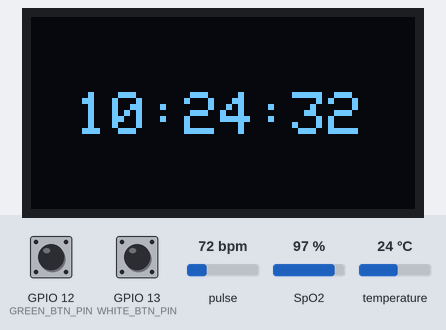
The sketch below on a simulated ESP32. Parts: 128×64 one-colour display. The test bench sets the inputs (shaded band); at power-on: GPIO 12 (GREEN_BTN_PIN) HIGH, GPIO 13 (WHITE_BTN_PIN) HIGH, pulse 72 bpm, SpO2 97 %, temperature 24 °C. WiFi joins after 1.5 s; servers stay silent unless stated; network time is answered at once with the bench clock; the local clock reads 2024-03-15 10:24:30 at power-on unless the sketch sets it; what the sketch prints to the serial monitor is not drawn.

Above: at 2.8 s.
2.9 s: GPIO 12 (GREEN_BTN_PIN) pulled LOW for 0.2 s
At 4.2 s:
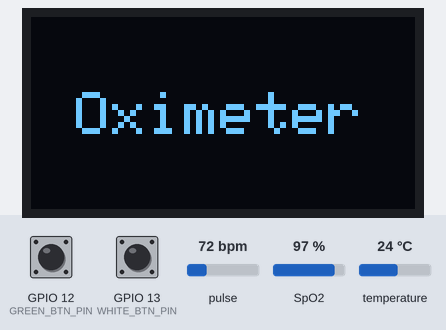
4.6 s: GPIO 13 (WHITE_BTN_PIN) pulled LOW for 0.2 s
At 6.4 s:
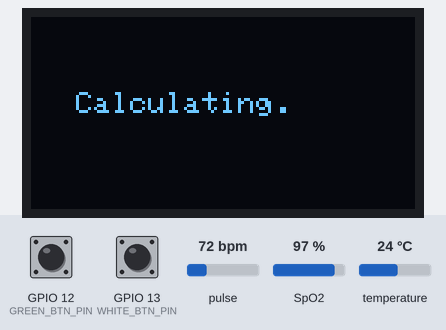
At 56.0 s:
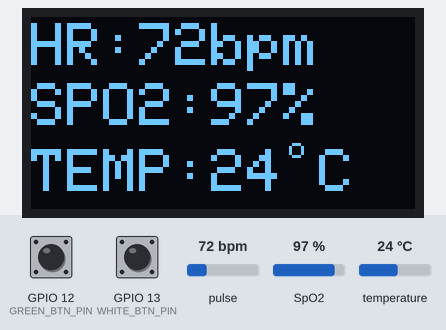
Timing chart, 0 to 56.9 s (numbered marks = the images above; inputs shaded):
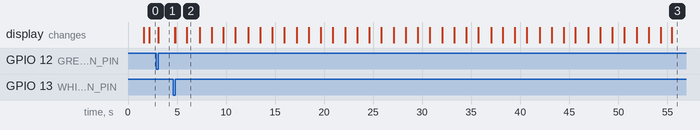

Measured:
- after the input at 2.9 s, the display: first differs from a run without the input after 0.19 s (image 1)
- after the input at 4.6 s, the display: first changes after 0.18 s (image 2 shows a later state)

The sketch:

main.ino
```cpp
#include <SPI.h>
#include <Wire.h>
#include <Adafruit_GFX.h>
#include <Adafruit_SSD1306.h>
#include "MAX30105.h"
#include "heartRate.h"
#include "spo2_algorithm.h"
#include <NTPClient.h>
#include <WiFi.h>
#include <WiFiUdp.h>
#include <PicoEspTime.h>

#define SCREEN_WIDTH 128
#define SCREEN_HEIGHT 64
#define OLED_RESET -1
#define SCREEN_ADDRESS 0x3C

#define GREEN_BTN_PIN 12
#define WHITE_BTN_PIN 13

#define MAX_BRIGHTNESS 255

#define SSID "CVSTUNNER"
#define PSK "12345678912"

const byte RATE_SIZE = 4;
byte rates[RATE_SIZE];
byte rateSpot = 0;
long lastBeat = 0;

float beatsPerMinute;
int beatAvg;

uint32_t irBuffer[500];
uint32_t redBuffer[500];

int32_t bufferLength;
int32_t spo2;
int8_t validSPO2;
int32_t heartRate;
int8_t validHeartRate;

byte ledBrightness = 0x1F;  //Options: 0=Off to 255=50mA
byte sampleAverage = 4;     //Options: 1, 2, 4, 8, 16, 32
byte ledMode = 3;           //Options: 1 = Red only, 2 = Red + IR, 3 = Red + IR + Green
int sampleRate = 1000;      //Options: 50, 100, 200, 400, 800, 1000, 1600, 3200
int pulseWidth = 411;       //Options: 69, 118, 215, 411
int adcRange = 16384;        //Options:[0] 2048, 4096, 8192, 16384

int page_flag = 0;
int task_status = 0;
int wifi_status = -1;

unsigned int localPort = 8888;
char packetBuffer[UDP_TX_PACKET_MAX_SIZE + 1];
char ReplyBuffer[] = "acknowledged\r\n";

uint32_t lastTime;

Adafruit_SSD1306 display(SCREEN_WIDTH, SCREEN_HEIGHT, &Wire, OLED_RESET);
MAX30105 particleSensor;

PicoEspTime rtc;
WiFiUDP ntpUDP;
NTPClient timeClient(ntpUDP);

void setup() {
  Serial.begin(9600);
  if (!display.begin(SSD1306_SWITCHCAPVCC, SCREEN_ADDRESS)) {
    Serial.println(F("SSD1306 allocation failed"));
    for (;;)
      ;
  }
  if (!particleSensor.begin(Wire1, I2C_SPEED_FAST))  //Use default I2C port, 400kHz speed
  {
    Serial.println("MAX30105 was not found. Please check wiring/power. ");
    while (1)
      ;
  }
  Serial.println("Place your index finger on the sensor with steady pressure.");

  // particleSensor.setup();
  particleSensor.setup(ledBrightness, sampleAverage, ledMode, sampleRate, pulseWidth, adcRange);

  display.setTextColor(SSD1306_WHITE);
  display.setTextSize(2);

  int status = connectWIFI();
  if (status == 0){
    timeClient.begin();
    display.clearDisplay();
    display.setCursor(15, 25);
    timeClient.setTimeOffset(int(3600*5.5));
    timeClient.update();
    display.println(timeClient.getFormattedTime());
    display.display();
  }
  // Buttons Instances
  pinMode(GREEN_BTN_PIN, INPUT_PULLUP);
  pinMode(WHITE_BTN_PIN, INPUT_PULLUP);
}

void loop() {
  // Buttons Listeners
  byte green_btn = digitalRead(GREEN_BTN_PIN);
  byte white_btn = digitalRead(WHITE_BTN_PIN);

  if(page_flag == 0){
    display.clearDisplay();
    display.setCursor(15, 25);
    display.println(timeClient.getFormattedTime());
    display.display();
  }

  // if(millis() - lastTime >= 250) {
  //   Serial.println("Ok!");
  //   lastTime = millis();
  // }
  if (green_btn == LOW) {
    Serial.print("Green Btn: ");
    green_btn_clicked();
  } else if (white_btn == LOW) {
    Serial.print("White Btn: ");
    white_btn_clicked();
  }
  Serial.println(millis());
  delay(150);
}

int connectWIFI() {
  int counter = 0;
  WiFi.begin(SSID, PSK);
  Serial.print("Connecting to " + String(SSID));
  while (WiFi.status() != WL_CONNECTED) {
    delay(500);
    if(counter == 10){
      break;
    }
    counter++;
    Serial.print(counter + "s ");
  }
  Serial.println(WiFi.status());
  if (WiFi.status() == WL_CONNECTED) {
    Serial.print("Connected! IP address: ");
    Serial.println(WiFi.localIP());
    Serial.printf("UDP server on port %d\n", localPort);
    wifi_status = 0;
    return 0;
  } else {
    Serial.print("Connected Failed!");
    return -1;
    wifi_status = -1;
  }
}

void white_btn_clicked(){
  if (page_flag == 0 && task_status == 0){
    return;
  }
  else if(page_flag == 1 && task_status == 0){
    task_status = 1;
    HRSPO2();
  }
  else if(page_flag == 2 && task_status == 0){
    task_status = 1;
  }
}

void green_btn_clicked() {
  if (page_flag == 0) {
    Serial.println("Page 2!");
    display.clearDisplay();
    display.setCursor(15, 25);
    display.println("Oximeter");
    display.display();
    page_flag = 1;
  } else if (page_flag == 1) {
    Serial.println("Page 3!");
    display.clearDisplay();
    display.setCursor(35, 25);
    display.println("ECG");
    display.display();
    page_flag = 2;
  } else if (page_flag == 2) {
    Serial.println("Page 1!");
    display.clearDisplay();
    page_flag = 0;
  }
}

void HRSPO2() {
  String calcTxt;
  int counter = 0;
  bufferLength = 100;
  int count = 0;
  long irValue;
  double body_temp = 0;

  while (count < 25) {
    for (byte i = 25; i < 100; i++) {
      redBuffer[i - 25] = redBuffer[i];
      irBuffer[i - 25] = irBuffer[i];
    }

    for (byte i = 75; i < 100; i++) {
      while (particleSensor.available() == false)
        particleSensor.check();

      redBuffer[i] = particleSensor.getRed();
      irBuffer[i] = irValue = particleSensor.getIR();
      particleSensor.nextSample();

      if (checkForBeat(irValue) == true) {
        long delta = millis() - lastBeat;
        lastBeat = millis();

        beatsPerMinute = 60 / (delta / 1000.0);

        if (beatsPerMinute < 255 && beatsPerMinute > 20) {
          rates[rateSpot++] = (byte)beatsPerMinute;
          rateSpot %= RATE_SIZE;

          beatAvg = 0;
          for (byte x = 0; x < RATE_SIZE; x++)
            beatAvg += rates[x];
          beatAvg /= RATE_SIZE;
        }
      }

      if (counter == 1) {
        calcTxt = "Calculating";
      } else if (counter == 16) {
        calcTxt = "Calculating.";
      } else if (counter == 32) {
        calcTxt = "Calculating..";
      } else if (counter == 47) {
        calcTxt = "Calculating...";
      } else if (counter == 61) {
        counter = 0;
      }
      counter++;

      display.setTextSize(1);
      display.clearDisplay();
      display.setCursor(15, 25);
      display.println(calcTxt);
      display.display();

      Serial.print("IR=");
      Serial.print(irValue);
      Serial.print(", BPM=");
      Serial.print(beatsPerMinute);
      Serial.print(", Avg BPM=");
      Serial.print(beatAvg);

      if (irValue < 50000)
        Serial.print(" No finger?");

      Serial.println();

      Serial.print(F("red="));
      Serial.print(redBuffer[i], DEC);
      Serial.print(F(", ir="));
      Serial.print(irBuffer[i], DEC);

      Serial.print(F(", SPO2="));
      Serial.print(spo2, DEC);

      Serial.print(F(", SPO2Valid="));
      Serial.println(validSPO2, DEC);
    }
    maxim_heart_rate_and_oxygen_saturation(irBuffer, bufferLength, redBuffer, &spo2, &validSPO2, &heartRate, &validHeartRate);
    body_temp = particleSensor.readTemperature();
    count++;
  }

  String bpm = "HR:" + String(heartRate) + "bpm";
  String spo2r = "SPO2:" + String(spo2) + "%";
  String temp = "TEMP:" + String(int(body_temp)) + " C";
  display.clearDisplay();
  display.setTextSize(2);
  display.setTextColor(SSD1306_WHITE);
  display.setCursor(0, 2);
  display.println(bpm);
  display.setCursor(0, 22);
  display.println(spo2r);
  display.setCursor(0, 44);
  display.println(temp);
  display.drawCircle(88, 44, 2, SSD1306_WHITE);
  display.display();
  task_status = 0;
}
```
